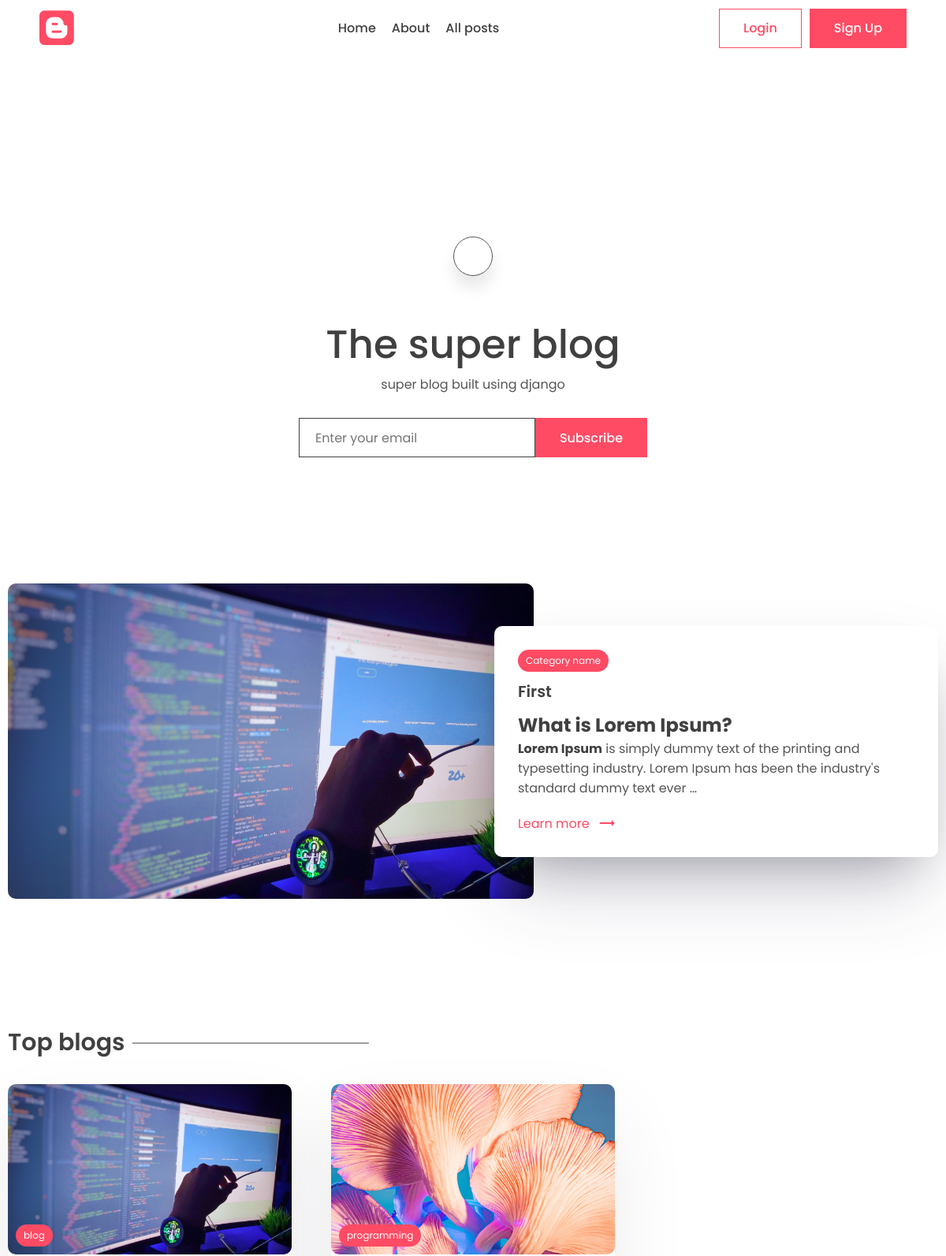
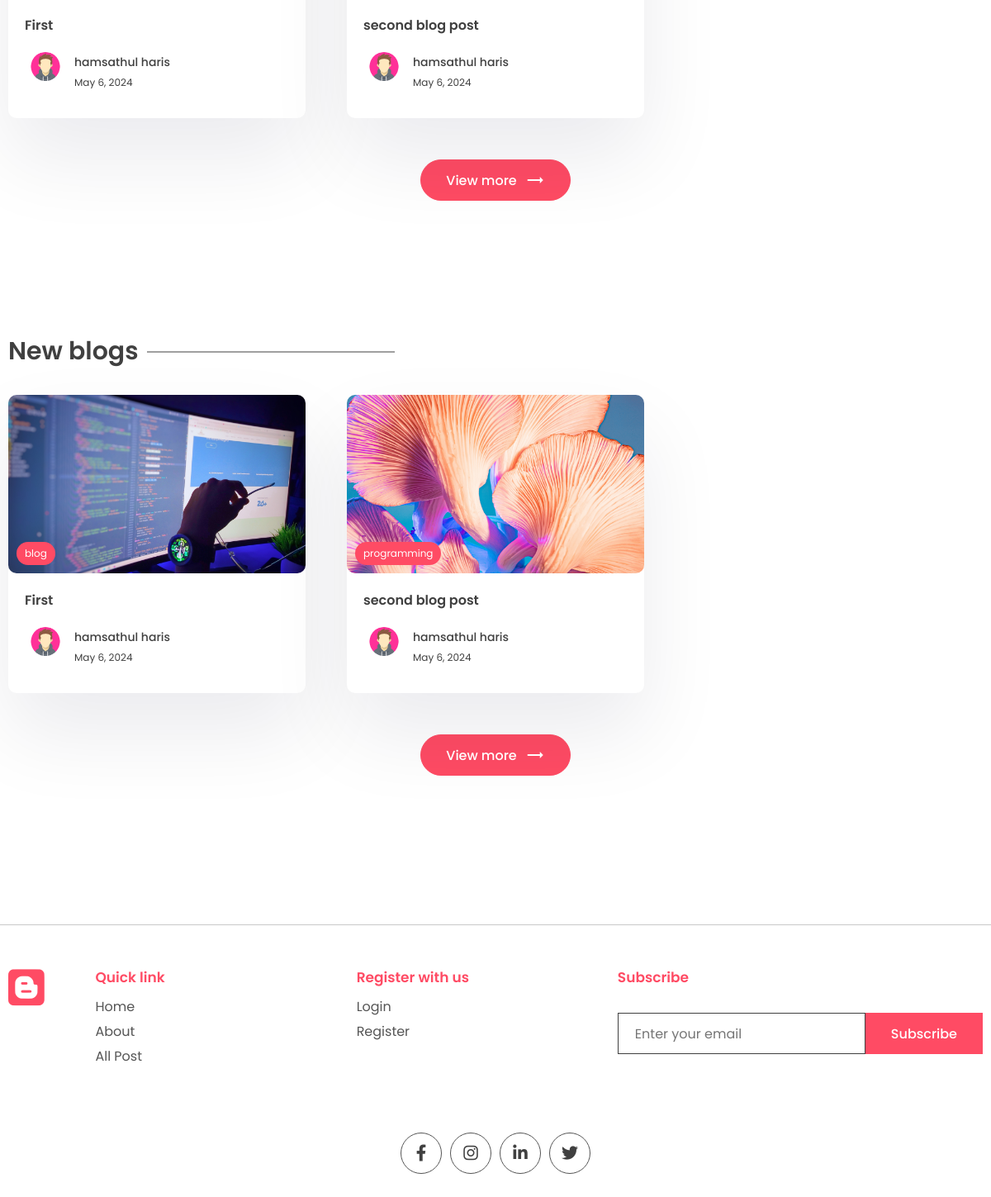
The page / on the database its author committed (2 pictures, top to bottom).
### app/models.py (models this page shows, shortened)
class WebsiteMeta(models.Model):
	title = models.CharField(max_length=200)
	description = models.CharField(max_length=500)
	about = models.TextField()

class Post(models.Model):
	title = models.CharField(max_length=200)
	content = models.TextField()
	last_updated = models.DateTimeField(auto_now=True)
	slug = models.SlugField(max_length=200,unique=True)
	image = models.ImageField(null=True, blank=True, upload_to="images/")
	tags = models.ManyToManyField(Tag, blank=True, related_name='post')
	view_count = models.IntegerField(null=True, blank=True)
	is_featured = models.BooleanField(default=False)
	author = models.ForeignKey(User, on_delete=models.CASCADE, null=True, blank=True)
	bookmarks = models.ManyToManyField(User, related_name="bookmarks", default=None, blank=True)
	likes = models.ManyToManyField(User, related_name="likes", default=None, blank=True)

class Tag(models.Model):
	name = models.CharField(max_length=100)
	description = models.CharField(max_length=100)
	slug = models.SlugField(max_length=200, unique=True)

class Profile(models.Model):
	user = models.OneToOneField(User, on_delete=models.CASCADE)
	profile_image = models.ImageField(null=True, blank=True, upload_to="images/")
	slug = models.SlugField(max_length=200, unique=True)
	bio = models.CharField(max_length=200)

### app/views.py (the view, shortened to what this page needs)
# urls.py: path('', views.index, name='index'),
def index(request):
	posts = Post.objects.all()
	top_posts = Post.objects.all().order_by('-view_count')[0:3]
	recent_posts = Post.objects.all().order_by('-last_updated')[0:3]
	featured_blog = Post.objects.filter(is_featured=True)
	subscribe_form =SubscribeForm()
	subscribe_sucessful = None
	website_info = None
	if WebsiteMeta.objects.all().exists():
		website_info = WebsiteMeta.objects.all()[0]
	if featured_blog:
		featured_blog = featured_blog[0]
	context ={'posts':posts, 'top_posts':top_posts, 'website_info':website_info, 'recent_posts':recent_posts, 'subscribe_form':subscribe_form, 'subscribe_sucessful':subscribe_sucessful,'featured_blog':featured_blog}
	return render(request, 'app/index.html', context)

### app/forms.py
class SubscribeForm(forms.ModelForm):
	class Meta:
		model = Subscribe
		fields = '__all__'
		labels = {'email':_('')}
	def __init__(self, *args, **kwargs):
		super().__init__(*args, **kwargs)
		self.fields['email'].widget.attrs['placeholder'] = "Enter your email"

### app/templates/app/index.html (shortened to what this page needs)
{% extends "base.html" %}
{% block content %}
<main class="sp">
	<div class="container">
		<center>
			<div class="search-bar">
				<a href="{% url 'search' %}" class="animated-search" >
				</a>
		</div>
		<div class="typo">
			{% if website_info.title %}
		  <h1 class="title">{{website_info.title}}</h1>
		  {% else %}
		  <h1 class="title">Website blog title</h1>
		  {% endif %}
		  {% if website_info.description %}
		  <p>{{website_info.description}}</p>
		  {% else %}
		  <p>
			Lorem ipsum began as scrambled, nonsensical Latin derived from
			Cicero's 1st-century BC text De Finibus Bonorum et Malorum.
		  </p>
		  {% endif %}
		</div>
		<div class="newsletter">
			{% if request.session.subscribed == None %}
		  <form method="POST">
			{{subscribe_form}}
			<button class="btn btn-primary">Subscribe</button>
		  </form>
		  {% endif %}
		</div>
	  </center>
	</div>
</main>
{% if featured_blog %}
<section class="sp">
<div class="container">
	<a href="{% url 'posts_page' featured_blog.slug %}" >
	<div class="grid-2">
	<div class="post-img">
		<img src="{{featured_blog.image.url}}" alt="" />
	</div>
	<div class="post-content">
		<div class="cetagory">
		<p>Category name</p>
		</div>
		<h1>
		{{ featured_blog.title}}
		</h1>
		<p class="des">
		{{ featured_blog.content|truncatechars:200|safe}}
		</p>
		<a class="learn" href="#"
		>Learn more <span class="material-icons"> trending_flat </span></a
		>
	</div>
	</div>
</a>
</div>
</section>
{% endif %}
<section class="sp">
<div class="container">
	<h1 class="sec-title">Top blogs</h1>
	<div class="grid-3">
		{% for post in top_posts %}
	<a href="{% url 'posts_page' post.slug %}">
		<div class="card">
		<div class="post-img">
			<img src="{{post.image.url}}" alt="" />
			<div class="tag">{{post.tags.all.0.name}}</div>
		</div>
		<div class="card-content">
			<h3>
			{{post.title}}
			</h3>
			<div class="author">
				<div class="profile-pic">
					<img src="{{post.author.profile.profile_image.url}}" alt="" />
				</div>
				<div class="details">
					<p>{{post.author.first_name}}</p>
					<small>{{post.last_updated|date}}</small>
				</div>
			  </div>
		</div>
		</div>
	</a>
	{% endfor %}
	</div>
	<center>
	<a href="{% url "all_posts" %}"><button class="btn btn-primary rounded view">
		View more <span class="material-icons"> trending_flat </span>
	</button></a>
	</center>
</div>
</section>
<section class="sp">
<div class="container">
	<h1 class="sec-title">New blogs</h1>
	<div class="grid-3">
		{% for post in recent_posts %}
	<a href="{% url 'posts_page' post.slug %}">
		<div class="card">
		<div class="post-img">
			<img src="{{post.image.url}}" alt="" />
			<div class="tag">{{post.tags.all.0.name}}</div>
		</div>
		<div class="card-content">
			<h3>
			{{post.title}}
			</h3>
			<div class="author">
				<div class="profile-pic">
					<img src="{{post.author.profile.profile_image.url}}" alt="" />
				</div>
				<div class="details">
					<p>{{post.author.first_name}}</p>
					<small>{{post.last_updated|date}}</small>
				</div>
			  </div>
		</div>
		</div>
	</a>
	{% endfor %}
	</div>
	<center>
	<a href="{% url "all_posts" %}"><button class="btn btn-primary rounded view">
		View more <span class="material-icons"> trending_flat </span>
	</button></a>
	</center>
</div>
</section>
{% endblock content %}

### templates/base.html (shortened to what this page needs)
{% load static %}
<!DOCTYPE html>
<html lang="en">
  <head>
    <link rel="stylesheet" href="{% static 'app/style.css' %}" />
    <link
      rel="stylesheet"
      href="https://unicons.iconscout.com/release/v2.1.6/css/unicons.css"
    />
    <link
      rel="stylesheet"
      href="https://cdnjs.cloudflare.com/ajax/libs/font-awesome/6.1.1/css/all.min.css"
    />
  </head>
  <body>
    <header>
      <div class="container container-fluid">
        <a href="{% url 'index' %}" class="logo">
          <i class="fa-brands fa-blogger"></i>
        </a>
        <div class="links">
          <a href="{% url 'index' %}">Home</a>
          <a href="{% url 'about' %}">About</a>
          <a href="{% url "all_posts" %}">All posts</a>
        </div>
        <div class="action-btn">
			{% if user.is_authenticated %}
			  <form method="post" action="{% url 'logout' %}">
				{% csrf_token %}
				<button class="btn btn-scoundary">Logout</button>
			</form>
			{% else %}
			<a href="{% url 'login' %}"
			  ><button class="btn btn-scoundary">Login</button></a
			>
			<a href="{% url 'register' %}">
			  <button class="btn btn-primary">Sign Up</button></a
			>
		  {% endif %}
        </div>
      </div>
    </header>
	<main>
  {% block content %}
  {% endblock content %}
	</main>
    <footer>
      <div class="container">
        <div class="grid-4">
          <div class="logo f-logo">
            <i class="fa-brands fa-blogger"></i>
          </div>
          <div class="link">
            <h2>Quick link</h2>
            <div class="q-link">
              <a href="{% url 'index' %}">Home</a>
              <a href="{% url 'about' %}">About</a>
              <a href="{% url "all_posts" %}">All Post</a>
            </div>
          </div>
          <div class="link">
			  {% if user.is_authenticated %}
            <h2>Your Favorites</h2>
            <div class="q-link">
				<a href="#">Home</a>
				<a href="#">Blog</a>
				<a href="#">Unsubscribe</a>
            </div>
			{% else %}
			<h2>Register with us</h2>
            <div class="q-link">
				<a href="{% url "login" %}">Login</a>
				<a href="{% url "register" %}">Register</a>
			</div>
				{% endif %}
			</div>
          <div class="news-signup">
            <h2>Subscribe</h2>
            <div class="newsletter">
              <form method="POST">
                <input
                  type="email"
                  name="email"
                  maxlength="100"
                  placeholder="Enter your email"
                  required=""
                  id="id_email"
                />
                <button class="btn btn-primary">Subscribe</button>
              </form>
            </div>
          </div>
        </div>
        <div class="share">
          <div class="social">
            <a href="#">
              <i class="fa-brands fa-facebook-f"></i>
            </a>
            <a href="#">
              <i class="fa-brands fa-instagram"></i>
            </a>
            <a href="#">
              <i class="fa-brands fa-linkedin-in"></i>
            </a>
            <a href="#">
              <i class="fa-brands fa-twitter"></i>
            </a>
          </div>
        </div>
      </div>
    </footer>
  </body>
</html>

### rows shown on the page
WebsiteMeta: title "The super blog", description "super blog built using django"
Post: image (picture), title "First", content "What is Lorem Ipsum? Lorem Ipsum is simply dummy text of the printing and typesetting industry. Lorem Ipsum has been the industry's standard dummy text ever …", tags.all.0.name "blog", author.profile.profile_image (picture), author.first_name "hamsathul haris", last_updated "May 6, 2024"
Post: image (picture), tags.all.0.name "programming", title "second blog post", author.profile.profile_image (picture), author.first_name "hamsathul haris", last_updated "May 6, 2024"
